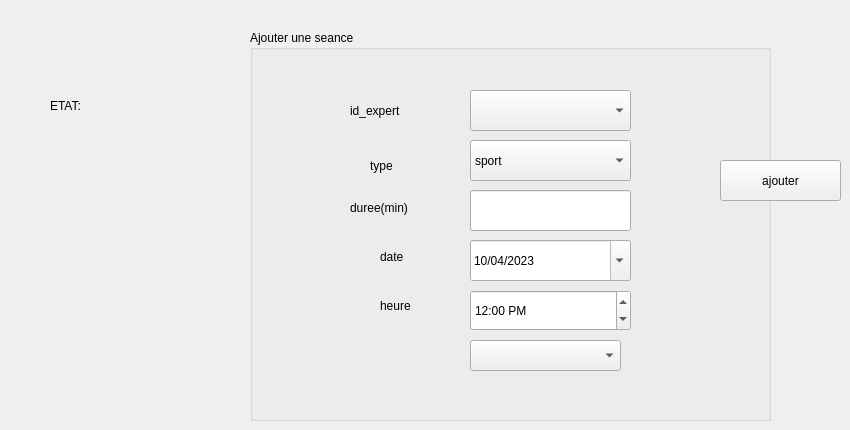
      <widget class="QWidget" name="ajouter">
       <attribute name="title">
        <string>ajouter</string>
       </attribute>
       <widget class="QGroupBox" name="groupBox">
        <property name="geometry">
         <rect>
          <x>250</x>
          <y>30</y>
          <width>521</width>
          <height>391</height>
         </rect>
        </property>
        <property name="styleSheet">
         <string notr="true"/>
        </property>
        <property name="title">
         <string>Ajouter une seance</string>
        </property>
        <widget class="QLabel" name="label_2">
         <property name="geometry">
          <rect>
           <x>100</x>
           <y>60</y>
           <width>101</width>
           <height>41</height>
          </rect>
         </property>
         <property name="styleSheet">
          <string notr="true"/>
         </property>
         <property name="text">
          <string>id_expert</string>
         </property>
        </widget>
        <widget class="QLabel" name="label_4">
         <property name="geometry">
          <rect>
           <x>120</x>
           <y>120</y>
           <width>51</width>
           <height>31</height>
          </rect>
         </property>
         <property name="styleSheet">
          <string notr="true"/>
         </property>
         <property name="text">
          <string>type</string>
         </property>
        </widget>
        <widget class="QLabel" name="label_5">
         <property name="geometry">
          <rect>
           <x>100</x>
           <y>170</y>
           <width>111</width>
           <height>16</height>
          </rect>
         </property>
         <property name="styleSheet">
          <string notr="true"/>
         </property>
         <property name="text">
          <string>duree(min)</string>
         </property>
        </widget>
        <widget class="QLabel" name="label_6">
         <property name="geometry">
          <rect>
           <x>130</x>
           <y>220</y>
           <width>47</width>
           <height>14</height>
          </rect>
         </property>
         <property name="styleSheet">
          <string notr="true"/>
         </property>
         <property name="text">
          <string>date</string>
         </property>
        </widget>
        <widget class="QLineEdit" name="duree">
         <property name="geometry">
          <rect>
           <x>220</x>
           <y>160</y>
           <width>161</width>
           <height>41</height>
          </rect>
         </property>
         <property name="styleSheet">
          <string notr="true"/>
         </property>
        </widget>
        <widget class="QComboBox" name="id_exp">
         <property name="geometry">
          <rect>
           <x>220</x>
           <y>60</y>
           <width>161</width>
           <height>41</height>
          </rect>
         </property>
         <property name="styleSheet">
          <string notr="true"/>
         </property>
        </widget>
        <widget class="QLabel" name="label">
         <property name="geometry">
          <rect>
           <x>130</x>
           <y>260</y>
           <width>71</width>
           <height>31</height>
          </rect>
         </property>
         <property name="styleSheet">
          <string notr="true"/>
         </property>
         <property name="text">
          <string>heure</string>
         </property>
        </widget>
        <widget class="QTimeEdit" name="heure">
         <property name="geometry">
          <rect>
           <x>220</x>
           <y>260</y>
           <width>161</width>
           <height>41</height>
          </rect>
         </property>
         <property name="styleSheet">
          <string notr="true"/>
         </property>
         <property name="maximumTime">
          <time>
           <hour>16</hour>
           <minute>0</minute>
           <second>0</second>
          </time>
         </property>
         <property name="minimumTime">
          <time>
           <hour>8</hour>
           <minute>0</minute>
           <second>0</second>
          </time>
         </property>
         <property name="displayFormat">
          <string>HH:mm AP</string>
         </property>
         <property name="time">
          <time>
           <hour>12</hour>
           <minute>0</minute>
           <second>0</second>
          </time>
         </property>
        </widget>
        <widget class="QDateEdit" name="date">
         <property name="geometry">
          <rect>
           <x>220</x>
           <y>210</y>
           <width>161</width>
           <height>41</height>
          </rect>
         </property>
         <property name="styleSheet">
          <string notr="true"/>
         </property>
         <property name="dateTime">
          <datetime>
           <hour>0</hour>
           <minute>0</minute>
           <second>0</second>
           <year>2023</year>
           <month>4</month>
           <day>10</day>
          </datetime>
         </property>
         <property name="maximumDateTime">
          <datetime>
           <hour>23</hour>
           <minute>59</minute>
           <second>59</second>
           <year>2023</year>
           <month>12</month>
           <day>31</day>
          </datetime>
         </property>
         <property name="minimumDateTime">
          <datetime>
           <hour>0</hour>
           <minute>0</minute>
           <second>0</second>
           <year>2023</year>
           <month>4</month>
           <day>10</day>
          </datetime>
         </property>
         <property name="displayFormat">
          <string notr="true">dd/MM/yyyy</string>
         </property>
         <property name="calendarPopup">
          <bool>true</bool>
         </property>
        </widget>
        <widget class="QComboBox" name="type">
         <property name="geometry">
          <rect>
           <x>220</x>
           <y>110</y>
           <width>161</width>
           <height>41</height>
          </rect>
         </property>
         <property name="styleSheet">
          <string notr="true"/>
         </property>
         <item>
          <property name="text">
           <string>sport</string>
          </property>
         </item>
         <item>
          <property name="text">
           <string>consultation</string>
          </property>
         </item>
        </widget>
        <widget class="QComboBox" name="id_equ">
         <property name="geometry">
          <rect>
           <x>220</x>
           <y>310</y>
           <width>151</width>
           <height>31</height>
          </rect>
         </property>
        </widget>
       </widget>
       <widget class="QPushButton" name="ajouter_5">
        <property name="geometry">
         <rect>
          <x>720</x>
          <y>160</y>
          <width>121</width>
          <height>41</height>
         </rect>
        </property>
        <property name="styleSheet">
         <string notr="true"/>
        </property>
        <property name="text">
         <string>ajouter</string>
        </property>
       </widget>
       <widget class="QLabel" name="label_9">
        <property name="geometry">
         <rect>
          <x>50</x>
          <y>90</y>
          <width>51</width>
          <height>31</height>
         </rect>
        </property>
        <property name="text">
         <string>ETAT:</string>
        </property>
       </widget>
       <widget class="QLabel" name="etatlabel">
        <property name="geometry">
         <rect>
          <x>130</x>
          <y>100</y>
          <width>56</width>
          <height>16</height>
         </rect>
        </property>
        <property name="text">
         <string/>
        </property>
       </widget>
      </widget>
